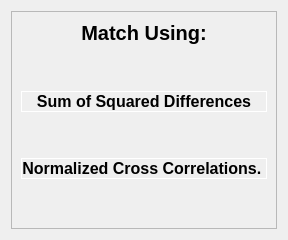
          <widget class="QWidget" name="matchImagesPage">
           <layout class="QGridLayout" name="gridLayout_7">
            <item row="0" column="0">
             <widget class="QFrame" name="frame_3">
              <property name="maximumSize">
               <size>
                <width>16777215</width>
                <height>500</height>
               </size>
              </property>
              <property name="frameShape">
               <enum>QFrame::StyledPanel</enum>
              </property>
              <property name="frameShadow">
               <enum>QFrame::Raised</enum>
              </property>
              <layout class="QVBoxLayout" name="verticalLayout_15">
               <item>
                <widget class="QLabel" name="label_19">
                 <property name="styleSheet">
                  <string notr="true">border: none;
font-size: 20px;
font-weight: bold;</string>
                 </property>
                 <property name="text">
                  <string>Match Using:</string>
                 </property>
                 <property name="alignment">
                  <set>Qt::AlignCenter</set>
                 </property>
                </widget>
               </item>
               <item>
                <spacer name="verticalSpacer_15">
                 <property name="orientation">
                  <enum>Qt::Vertical</enum>
                 </property>
                 <property name="sizeHint" stdset="0">
                  <size>
                   <width>20</width>
                   <height>40</height>
                  </size>
                 </property>
                </spacer>
               </item>
               <item>
                <widget class="QPushButton" name="ssdApply">
                 <property name="styleSheet">
                  <string notr="true">font-weight: bold;
font-size: 16px;
border: 1px solid white;
</string>
                 </property>
                 <property name="text">
                  <string>Sum of Squared Differences</string>
                 </property>
                </widget>
               </item>
               <item>
                <spacer name="verticalSpacer_18">
                 <property name="orientation">
                  <enum>Qt::Vertical</enum>
                 </property>
                 <property name="sizeHint" stdset="0">
                  <size>
                   <width>20</width>
                   <height>40</height>
                  </size>
                 </property>
                </spacer>
               </item>
               <item>
                <widget class="QPushButton" name="correlationsApply">
                 <property name="styleSheet">
                  <string notr="true">font-weight: bold;
font-size: 16px;
border: 1px solid white;
</string>
                 </property>
                 <property name="text">
                  <string>Normalized Cross Correlations. </string>
                 </property>
                </widget>
               </item>
               <item>
                <spacer name="verticalSpacer_17">
                 <property name="orientation">
                  <enum>Qt::Vertical</enum>
                 </property>
                 <property name="sizeHint" stdset="0">
                  <size>
                   <width>20</width>
                   <height>40</height>
                  </size>
                 </property>
                </spacer>
               </item>
              </layout>
             </widget>
            </item>
           </layout>
          </widget>
